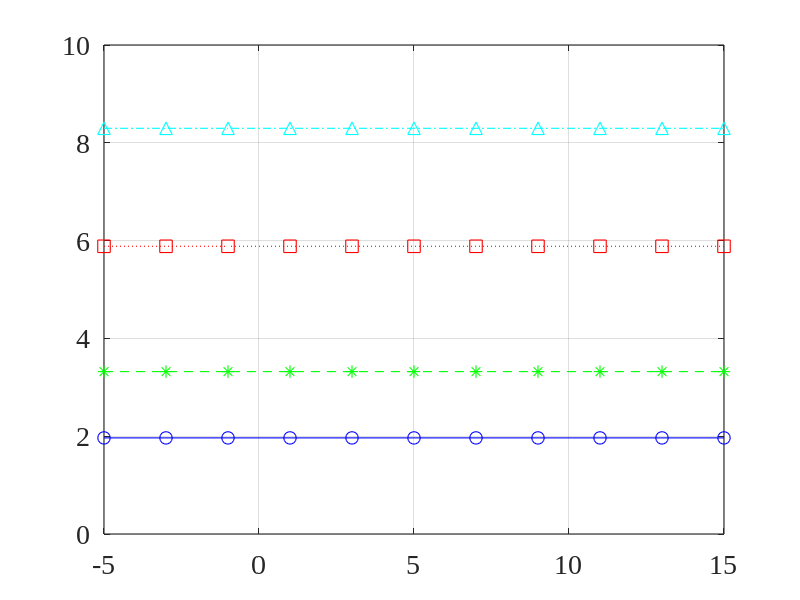
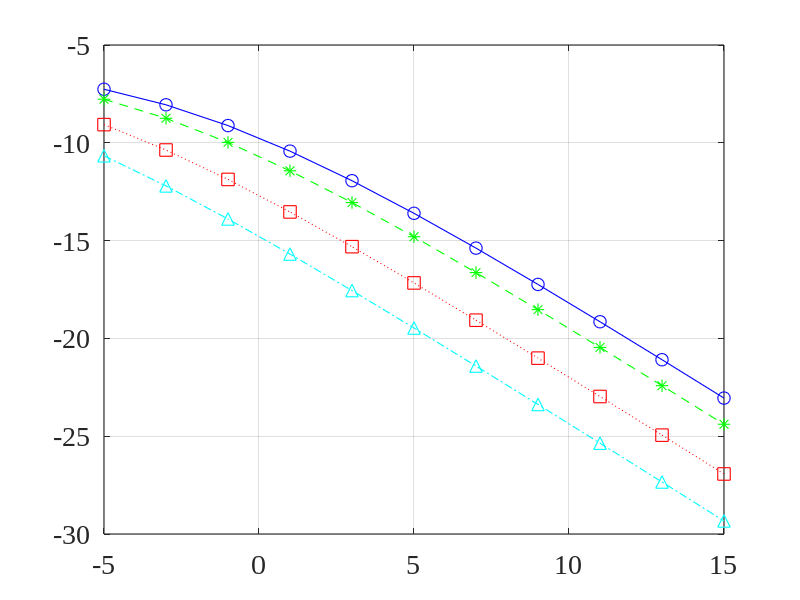
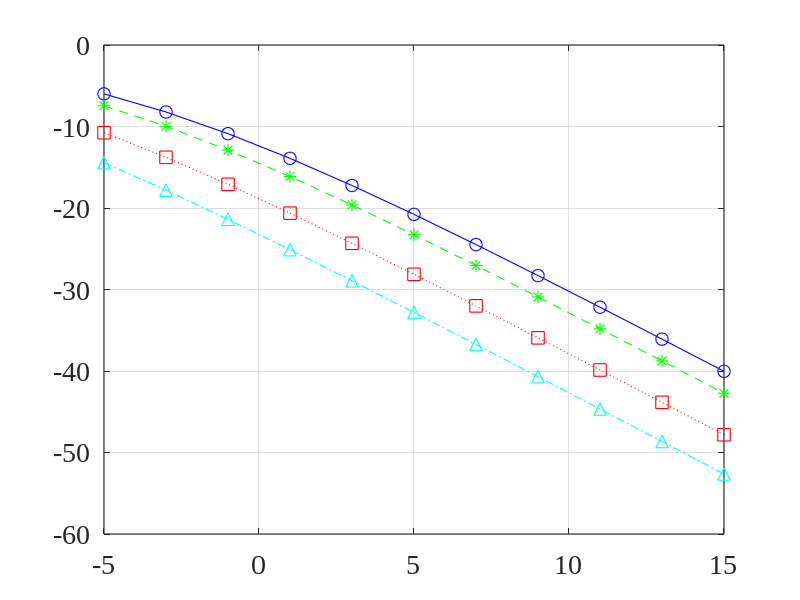

Recreate these plots in MATLAB, in order.
close all; clc; clear all;
linewd = 0.8;
hcfontsize = 20;
MarkerSize=9;

A0=0.5;
f0=0.1;
theta0=90*pi/180;   % direction of the desired source
theta1=0*pi/180;   % direction of the interference
alpha=0.1; % ratio between the variance on the white noise and the interference
beta=0.9;
mu=0.5;

M_values=[10 20 50 100]; % Number of sensors
Rx1=A0^2;

iSNR_db_values=-5:15;  
Gain_dB_values=zeros(length(iSNR_db_values),length(M_values));
MSE_dB_values=zeros(length(iSNR_db_values),length(M_values));
nu_dB_values=zeros(length(iSNR_db_values),length(M_values));
for idxM=1:length(M_values)
    M=M_values(idxM);
    
    Rvw=alpha*eye(M);
    [t1,t2]=meshgrid(1:M,1:M);
    Rvi=beta.^(abs(t1-t2)*cos(theta1));
    Rv0=Rvi+Rvw;
    d=exp(-1i*2*pi*f0*(0:M-1)'*cos(theta0));
    Rx=Rx1*(d*d');
    i_i=[1; zeros(M-1,1)];
    for idxS=1:length(iSNR_db_values)
        iSNR_dB=iSNR_db_values(idxS);
        iSNR=10^(iSNR_dB/10);
        
        sigma_i2=Rx1/(1+alpha)/iSNR;
        Rv=sigma_i2*Rv0;
        Ry=Rx+Rv;
        
        % h=Ry\Rx*i_i;  % Wiener filter
        h=(Rx+mu*Rv)\Rx*i_i;
        
        %iSNR=trace(Rx1)/trace(Rv(1:L,1:L));
        %iSNR_dB=10*log10(iSNR);
        oSNR=(h'*Rx*h)/(h'*Rv*h);
        oSNR_dB=10*log10(oSNR);
        Gain_dB_values(idxS,idxM)=oSNR_dB-iSNR_dB;
        
        MSE_dB_values(idxS,idxM)=10*log10( Rx1+h'*Ry*h-h'*Rx*i_i-i_i'*Rx*h );
        
        nu_dB_values(idxS,idxM)=10*log10( (h-i_i)'*Rx*(h-i_i)/Rx1 );
    end
end

figure
plot(iSNR_db_values(1:2:end),Gain_dB_values(1:2:end,1),'-bo','linewidth',linewd, 'MarkerSize',MarkerSize);
hold on
plot(iSNR_db_values(1:2:end),Gain_dB_values(1:2:end,2),'--g*','linewidth',linewd, 'MarkerSize',MarkerSize);
plot(iSNR_db_values(1:2:end),Gain_dB_values(1:2:end,3),':rs','linewidth',linewd, 'MarkerSize',MarkerSize);
plot(iSNR_db_values(1:2:end),Gain_dB_values(1:2:end,4),'-.c^','linewidth',linewd, 'MarkerSize',MarkerSize);
hold off
set(gca, 'Color', [1, 1, 1]); 
set(gca, 'FontName', 'Times New Roman');
set(gca, 'FontSize', hcfontsize);
set(gca, 'LineWidth', linewd); 
box on; grid on;

figure
plot(iSNR_db_values(1:2:end),MSE_dB_values(1:2:end,1),'-bo','linewidth',linewd, 'MarkerSize',MarkerSize);
hold on
plot(iSNR_db_values(1:2:end),MSE_dB_values(1:2:end,2),'--g*','linewidth',linewd, 'MarkerSize',MarkerSize);
plot(iSNR_db_values(1:2:end),MSE_dB_values(1:2:end,3),':rs','linewidth',linewd, 'MarkerSize',MarkerSize);
plot(iSNR_db_values(1:2:end),MSE_dB_values(1:2:end,4),'-.c^','linewidth',linewd, 'MarkerSize',MarkerSize);
hold off
set(gca, 'Color', [1, 1, 1]); 
set(gca, 'FontName', 'Times New Roman');
set(gca, 'FontSize', hcfontsize);
set(gca, 'LineWidth', linewd); 
box on; grid on;

figure
plot(iSNR_db_values(1:2:end),nu_dB_values(1:2:end,1),'-bo','linewidth',linewd, 'MarkerSize',MarkerSize);
hold on
plot(iSNR_db_values(1:2:end),nu_dB_values(1:2:end,2),'--g*','linewidth',linewd, 'MarkerSize',MarkerSize);
plot(iSNR_db_values(1:2:end),nu_dB_values(1:2:end,3),':rs','linewidth',linewd, 'MarkerSize',MarkerSize);
plot(iSNR_db_values(1:2:end),nu_dB_values(1:2:end,4),'-.c^','linewidth',linewd, 'MarkerSize',MarkerSize);
hold off
set(gca, 'Color', [1, 1, 1]); 
set(gca, 'FontName', 'Times New Roman');
set(gca, 'FontSize', hcfontsize);
set(gca, 'LineWidth', linewd); 
box on; grid on;
